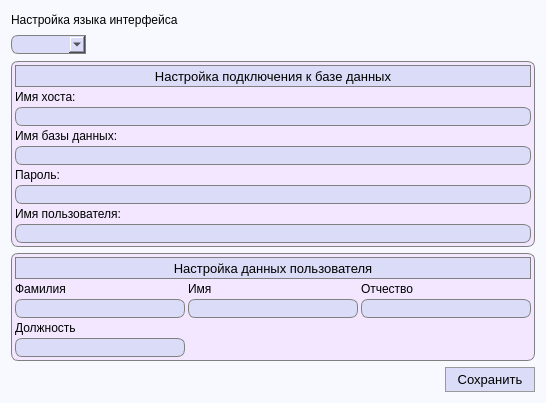
<?xml version="1.0" encoding="UTF-8"?>
<ui version="4.0">
 <class>SettingsWindow</class>
 <widget class="QDialog" name="SettingsWindow">
  <property name="geometry">
   <rect>
    <x>0</x>
    <y>0</y>
    <width>546</width>
    <height>403</height>
   </rect>
  </property>
  <property name="windowTitle">
   <string>Настройки</string>
  </property>
  <property name="windowIcon">
   <iconset resource="images.qrc">
    <normaloff>:/images/autoService-logo.png</normaloff>:/images/autoService-logo.png</iconset>
  </property>
  <property name="styleSheet">
   <string notr="true">QDialog {
	background-color: #f7f9ff;
}</string>
  </property>
  <layout class="QGridLayout" name="gridLayout_5">
   <item row="0" column="0" colspan="2">
    <layout class="QGridLayout" name="gridLayout_2">
     <property name="verticalSpacing">
      <number>6</number>
     </property>
     <item row="0" column="0" colspan="2">
      <widget class="QLabel" name="label_6">
       <property name="font">
        <font>
         <pointsize>9</pointsize>
        </font>
       </property>
       <property name="text">
        <string>Настройка языка интерфейса</string>
       </property>
      </widget>
     </item>
     <item row="1" column="0">
      <widget class="QComboBox" name="languageSelection">
       <property name="font">
        <font>
         <pointsize>10</pointsize>
        </font>
       </property>
       <property name="styleSheet">
        <string notr="true">QComboBox {
	border: 1px solid gray;
    border-top-left-radius: 7px;
	border-bottom-left-radius: 7px;
    background-color: #dbdcf7;
	padding-left: 6px;
}</string>
       </property>
       <property name="currentIndex">
        <number>-1</number>
       </property>
      </widget>
     </item>
     <item row="1" column="1">
      <spacer name="horizontalSpacer">
       <property name="orientation">
        <enum>Qt::Horizontal</enum>
       </property>
       <property name="sizeHint" stdset="0">
        <size>
         <width>40</width>
         <height>20</height>
        </size>
       </property>
      </spacer>
     </item>
    </layout>
   </item>
   <item row="3" column="0">
    <spacer name="horizontalSpacer_2">
     <property name="orientation">
      <enum>Qt::Horizontal</enum>
     </property>
     <property name="sizeHint" stdset="0">
      <size>
       <width>429</width>
       <height>20</height>
      </size>
     </property>
    </spacer>
   </item>
   <item row="3" column="1">
    <widget class="QPushButton" name="saveSettingsButton">
     <property name="minimumSize">
      <size>
       <width>90</width>
       <height>25</height>
      </size>
     </property>
     <property name="font">
      <font>
       <pointsize>10</pointsize>
      </font>
     </property>
     <property name="toolTip">
      <string>Сохранить настройки</string>
     </property>
     <property name="layoutDirection">
      <enum>Qt::LeftToRight</enum>
     </property>
     <property name="styleSheet">
      <string notr="true">QPushButton {
	background-color: #dbdcf7;
	border: 1px solid #999999;
}

QPushButton:hover {
	background-color: #d5d6f0;
	border: 1px solid #acacac;
}

QPushButton:pressed {
	background-color: #cbcde6;
	border: 2px solid #999999;
}</string>
     </property>
     <property name="text">
      <string>Сохранить</string>
     </property>
     <property name="autoDefault">
      <bool>false</bool>
     </property>
    </widget>
   </item>
   <item row="1" column="0" colspan="2">
    <widget class="QFrame" name="frame_3">
     <property name="styleSheet">
      <string notr="true">QFrame {
	background-color: #f2e7ff;
	border: 1px solid grey;
	border-radius: 7px;
}</string>
     </property>
     <property name="frameShape">
      <enum>QFrame::StyledPanel</enum>
     </property>
     <property name="frameShadow">
      <enum>QFrame::Raised</enum>
     </property>
     <layout class="QGridLayout" name="gridLayout_4">
      <property name="leftMargin">
       <number>3</number>
      </property>
      <property name="topMargin">
       <number>3</number>
      </property>
      <property name="rightMargin">
       <number>3</number>
      </property>
      <property name="bottomMargin">
       <number>3</number>
      </property>
      <property name="spacing">
       <number>3</number>
      </property>
      <item row="0" column="0">
       <widget class="QFrame" name="frame_5">
        <property name="minimumSize">
         <size>
          <width>0</width>
          <height>22</height>
         </size>
        </property>
        <property name="maximumSize">
         <size>
          <width>16777215</width>
          <height>22</height>
         </size>
        </property>
        <property name="styleSheet">
         <string notr="true">QFrame {
	background-color: #dbdcf7;
	border: 1px solid grey;
	border-radius: 0px;
}</string>
        </property>
        <property name="frameShape">
         <enum>QFrame::StyledPanel</enum>
        </property>
        <property name="frameShadow">
         <enum>QFrame::Raised</enum>
        </property>
        <layout class="QGridLayout" name="gridLayout_8">
         <property name="leftMargin">
          <number>2</number>
         </property>
         <property name="topMargin">
          <number>2</number>
         </property>
         <property name="rightMargin">
          <number>2</number>
         </property>
         <property name="bottomMargin">
          <number>2</number>
         </property>
         <property name="spacing">
          <number>2</number>
         </property>
         <item row="0" column="0">
          <widget class="QLabel" name="label_16">
           <property name="font">
            <font>
             <pointsize>10</pointsize>
            </font>
           </property>
           <property name="styleSheet">
            <string notr="true">QLabel {
	border: 0px;
	background-color: transparent;
}
</string>
           </property>
           <property name="text">
            <string>Настройка подключения к базе данных</string>
           </property>
           <property name="alignment">
            <set>Qt::AlignCenter</set>
           </property>
          </widget>
         </item>
        </layout>
       </widget>
      </item>
      <item row="1" column="0">
       <widget class="QLabel" name="label_15">
        <property name="font">
         <font>
          <pointsize>9</pointsize>
         </font>
        </property>
        <property name="styleSheet">
         <string notr="true">QLabel {
	border: 0px;
	background-color: transparent;
}
</string>
        </property>
        <property name="text">
         <string>Имя хоста:</string>
        </property>
       </widget>
      </item>
      <item row="2" column="0">
       <widget class="QLineEdit" name="hostName">
        <property name="font">
         <font>
          <pointsize>10</pointsize>
         </font>
        </property>
        <property name="styleSheet">
         <string notr="true">QLineEdit {
	border: 1px solid gray;
    border-radius: 7px;
    background-color: #dbdcf7;
	padding-left: 3px;
}</string>
        </property>
       </widget>
      </item>
      <item row="3" column="0">
       <widget class="QLabel" name="label_13">
        <property name="font">
         <font>
          <pointsize>9</pointsize>
         </font>
        </property>
        <property name="styleSheet">
         <string notr="true">QLabel {
	border: 0px;
	background-color: transparent;
}
</string>
        </property>
        <property name="text">
         <string>Имя базы данных:</string>
        </property>
       </widget>
      </item>
      <item row="4" column="0">
       <widget class="QLineEdit" name="dbName">
        <property name="font">
         <font>
          <pointsize>10</pointsize>
         </font>
        </property>
        <property name="styleSheet">
         <string notr="true">QLineEdit {
	border: 1px solid gray;
    border-radius: 7px;
    background-color: #dbdcf7;
	padding-left: 3px;
}</string>
        </property>
       </widget>
      </item>
      <item row="5" column="0">
       <widget class="QLabel" name="label_14">
        <property name="font">
         <font>
          <pointsize>9</pointsize>
         </font>
        </property>
        <property name="styleSheet">
         <string notr="true">QLabel {
	border: 0px;
	background-color: transparent;
}
</string>
        </property>
        <property name="text">
         <string>Пароль:</string>
        </property>
       </widget>
      </item>
      <item row="6" column="0">
       <widget class="QLineEdit" name="dbPassword">
        <property name="font">
         <font>
          <pointsize>10</pointsize>
         </font>
        </property>
        <property name="styleSheet">
         <string notr="true">QLineEdit {
	border: 1px solid gray;
    border-radius: 7px;
    background-color: #dbdcf7;
	padding-left: 3px;
}</string>
        </property>
       </widget>
      </item>
      <item row="7" column="0">
       <widget class="QLabel" name="label_12">
        <property name="font">
         <font>
          <pointsize>9</pointsize>
         </font>
        </property>
        <property name="styleSheet">
         <string notr="true">QLabel {
	border: 0px;
	background-color: transparent;
}
</string>
        </property>
        <property name="text">
         <string>Имя пользователя:</string>
        </property>
       </widget>
      </item>
      <item row="8" column="0">
       <widget class="QLineEdit" name="userName">
        <property name="font">
         <font>
          <pointsize>10</pointsize>
         </font>
        </property>
        <property name="styleSheet">
         <string notr="true">QLineEdit {
	border: 1px solid gray;
    border-radius: 7px;
    background-color: #dbdcf7;
	padding-left: 3px;
}</string>
        </property>
       </widget>
      </item>
     </layout>
    </widget>
   </item>
   <item row="2" column="0" colspan="2">
    <widget class="QFrame" name="frame">
     <property name="styleSheet">
      <string notr="true">QFrame {
	background-color: #f2e7ff;
	border: 1px solid grey;
	border-radius: 7px;
}</string>
     </property>
     <property name="frameShape">
      <enum>QFrame::StyledPanel</enum>
     </property>
     <property name="frameShadow">
      <enum>QFrame::Raised</enum>
     </property>
     <layout class="QGridLayout" name="gridLayout">
      <property name="leftMargin">
       <number>3</number>
      </property>
      <property name="topMargin">
       <number>3</number>
      </property>
      <property name="rightMargin">
       <number>3</number>
      </property>
      <property name="bottomMargin">
       <number>3</number>
      </property>
      <property name="spacing">
       <number>3</number>
      </property>
      <item row="1" column="1">
       <widget class="QLabel" name="label_2">
        <property name="font">
         <font>
          <pointsize>9</pointsize>
         </font>
        </property>
        <property name="styleSheet">
         <string notr="true">QLabel {
	border: 0px;
	background-color: transparent;
}
</string>
        </property>
        <property name="text">
         <string>Имя</string>
        </property>
       </widget>
      </item>
      <item row="3" column="0">
       <widget class="QLabel" name="label_4">
        <property name="font">
         <font>
          <pointsize>9</pointsize>
         </font>
        </property>
        <property name="styleSheet">
         <string notr="true">QLabel {
	border: 0px;
	background-color: transparent;
}
</string>
        </property>
        <property name="text">
         <string>Должность</string>
        </property>
       </widget>
      </item>
      <item row="1" column="2">
       <widget class="QLabel" name="label_3">
        <property name="font">
         <font>
          <pointsize>9</pointsize>
         </font>
        </property>
        <property name="styleSheet">
         <string notr="true">QLabel {
	border: 0px;
	background-color: transparent;
}
</string>
        </property>
        <property name="text">
         <string>Отчество</string>
        </property>
       </widget>
      </item>
      <item row="2" column="2">
       <widget class="QLineEdit" name="userThirdName">
        <property name="font">
         <font>
          <pointsize>10</pointsize>
         </font>
        </property>
        <property name="styleSheet">
         <string notr="true">QLineEdit {
	border: 1px solid gray;
    border-radius: 7px;
    background-color: #dbdcf7;
	padding-left: 3px;
}</string>
        </property>
       </widget>
      </item>
      <item row="2" column="1">
       <widget class="QLineEdit" name="userSecondName">
        <property name="font">
         <font>
          <pointsize>10</pointsize>
         </font>
        </property>
        <property name="styleSheet">
         <string notr="true">QLineEdit {
	border: 1px solid gray;
    border-radius: 7px;
    background-color: #dbdcf7;
	padding-left: 3px;
}</string>
        </property>
       </widget>
      </item>
      <item row="1" column="0">
       <widget class="QLabel" name="label">
        <property name="font">
         <font>
          <pointsize>9</pointsize>
         </font>
        </property>
        <property name="styleSheet">
         <string notr="true">QLabel {
	border: 0px;
	background-color: transparent;
}
</string>
        </property>
        <property name="text">
         <string>Фамилия</string>
        </property>
       </widget>
      </item>
      <item row="2" column="0">
       <widget class="QLineEdit" name="userFirstName">
        <property name="font">
         <font>
          <pointsize>10</pointsize>
         </font>
        </property>
        <property name="styleSheet">
         <string notr="true">QLineEdit {
	border: 1px solid gray;
    border-radius: 7px;
    background-color: #dbdcf7;
	padding-left: 3px;
}</string>
        </property>
       </widget>
      </item>
      <item row="0" column="0" colspan="3">
       <widget class="QFrame" name="frame_2">
        <property name="minimumSize">
         <size>
          <width>0</width>
          <height>22</height>
         </size>
        </property>
        <property name="maximumSize">
         <size>
          <width>16777215</width>
          <height>22</height>
         </size>
        </property>
        <property name="styleSheet">
         <string notr="true">QFrame {
	background-color: #dbdcf7;
	border: 1px solid grey;
	border-radius: 0px;
}</string>
        </property>
        <property name="frameShape">
         <enum>QFrame::StyledPanel</enum>
        </property>
        <property name="frameShadow">
         <enum>QFrame::Raised</enum>
        </property>
        <layout class="QGridLayout" name="gridLayout_6">
         <property name="leftMargin">
          <number>2</number>
         </property>
         <property name="topMargin">
          <number>2</number>
         </property>
         <property name="rightMargin">
          <number>2</number>
         </property>
         <property name="bottomMargin">
          <number>2</number>
         </property>
         <property name="spacing">
          <number>2</number>
         </property>
         <item row="0" column="0">
          <widget class="QLabel" name="label_5">
           <property name="font">
            <font>
             <pointsize>10</pointsize>
            </font>
           </property>
           <property name="styleSheet">
            <string notr="true">QLabel {
	border: 0px;
	background-color: transparent;
}
</string>
           </property>
           <property name="text">
            <string>Настройка данных пользователя</string>
           </property>
           <property name="alignment">
            <set>Qt::AlignCenter</set>
           </property>
          </widget>
         </item>
        </layout>
       </widget>
      </item>
      <item row="4" column="0">
       <widget class="QLineEdit" name="userPosition">
        <property name="font">
         <font>
          <pointsize>10</pointsize>
         </font>
        </property>
        <property name="styleSheet">
         <string notr="true">QLineEdit {
	border: 1px solid gray;
    border-radius: 7px;
    background-color: #dbdcf7;
	padding-left: 3px;
}</string>
        </property>
       </widget>
      </item>
     </layout>
    </widget>
   </item>
  </layout>
 </widget>
 <tabstops>
  <tabstop>userFirstName</tabstop>
  <tabstop>userSecondName</tabstop>
  <tabstop>userThirdName</tabstop>
  <tabstop>userPosition</tabstop>
 </tabstops>
 <resources>
  <include location="images.qrc"/>
 </resources>
 <connections/>
</ui>
